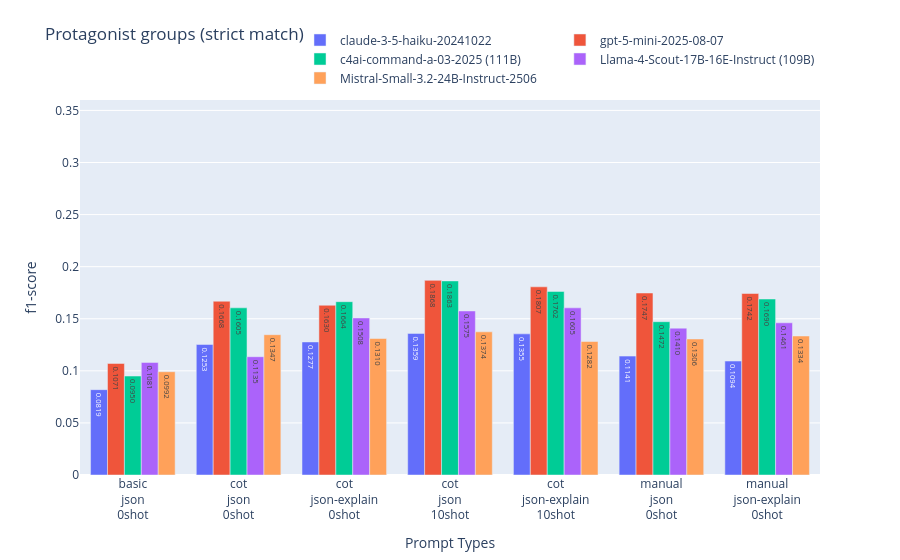

Source (notebook cell):
### Code cell
plot(
    scores['protagonists_group'], title="Protagonist groups",
    split='all', metric='f1-score', strategy="strict", ylim=[0, 0.36]
)

### Figure 1 — Plotly figure (JSON) as saved in the notebook; plotly's stock layout.template omitted (floating-point values rounded to 4 significant figures)
{"data": [{"name": "claude-3-5-haiku-20241022", "text": ["0.0819", "0.1253", "0.1277", "0.1359", "0.1355", "0.1141", "0.1094"], "type": "bar", "x": ["basic<br>json<br>0shot", "cot<br>json<br>0shot", "cot<br>json-explain<br>0shot", "cot<br>json<br>10shot", "cot<br>json-explain<br>10shot", "manual<br>json<br>0shot", "manual<br>json-explain<br>0shot"], "y": [0.08193, 0.1253, 0.1277, 0.1359, 0.1355, 0.1141, 0.1094]}, {"name": "gpt-5-mini-2025-08-07", "text": ["0.1071", "0.1668", "0.1630", "0.1868", "0.1807", "0.1747", "0.1742"], "type": "bar", "x": ["basic<br>json<br>0shot", "cot<br>json<br>0shot", "cot<br>json-explain<br>0shot", "cot<br>json<br>10shot", "cot<br>json-explain<br>10shot", "manual<br>json<br>0shot", "manual<br>json-explain<br>0shot"], "y": [0.1071, 0.1668, 0.163, 0.1868, 0.1807, 0.1747, 0.1742]}, {"name": "c4ai-command-a-03-2025 (111B)", "text": ["0.0950", "0.1605", "0.1664", "0.1863", "0.1762", "0.1472", "0.1690"], "type": "bar", "x": ["basic<br>json<br>0shot", "cot<br>json<br>0shot", "cot<br>json-explain<br>0shot", "cot<br>json<br>10shot", "cot<br>json-explain<br>10shot", "manual<br>json<br>0shot", "manual<br>json-explain<br>0shot"], "y": [0.095, 0.1605, 0.1664, 0.1863, 0.1762, 0.1472, 0.169]}, {"name": "Llama-4-Scout-17B-16E-Instruct (109B)", "text": ["0.1081", "0.1135", "0.1508", "0.1575", "0.1605", "0.1410", "0.1461"], "type": "bar", "x": ["basic<br>json<br>0shot", "cot<br>json<br>0shot", "cot<br>json-explain<br>0shot", "cot<br>json<br>10shot", "cot<br>json-explain<br>10shot", "manual<br>json<br>0shot", "manual<br>json-explain<br>0shot"], "y": [0.1081, 0.1135, 0.1508, 0.1575, 0.1605, 0.141, 0.1461]}, {"name": "Mistral-Small-3.2-24B-Instruct-2506", "text": ["0.0992", "0.1347", "0.1310", "0.1374", "0.1282", "0.1306", "0.1334"], "type": "bar", "x": ["basic<br>json<br>0shot", "cot<br>json<br>0shot", "cot<br>json-explain<br>0shot", "cot<br>json<br>10shot", "cot<br>json-explain<br>10shot", "manual<br>json<br>0shot", "manual<br>json-explain<br>0shot"], "y": [0.09916, 0.1347, 0.131, 0.1374, 0.1282, 0.1306, 0.1334]}], "layout": {"legend": {"orientation": "h", "x": 1, "xanchor": "right", "y": 1.02, "yanchor": "bottom"}, "title": {"text": "Protagonist groups (strict match)", "y": 0.95}, "xaxis": {"title": {"text": "Prompt Types"}}, "yaxis": {"range": [0, 0.36], "title": {"text": "f1-score"}}}}
